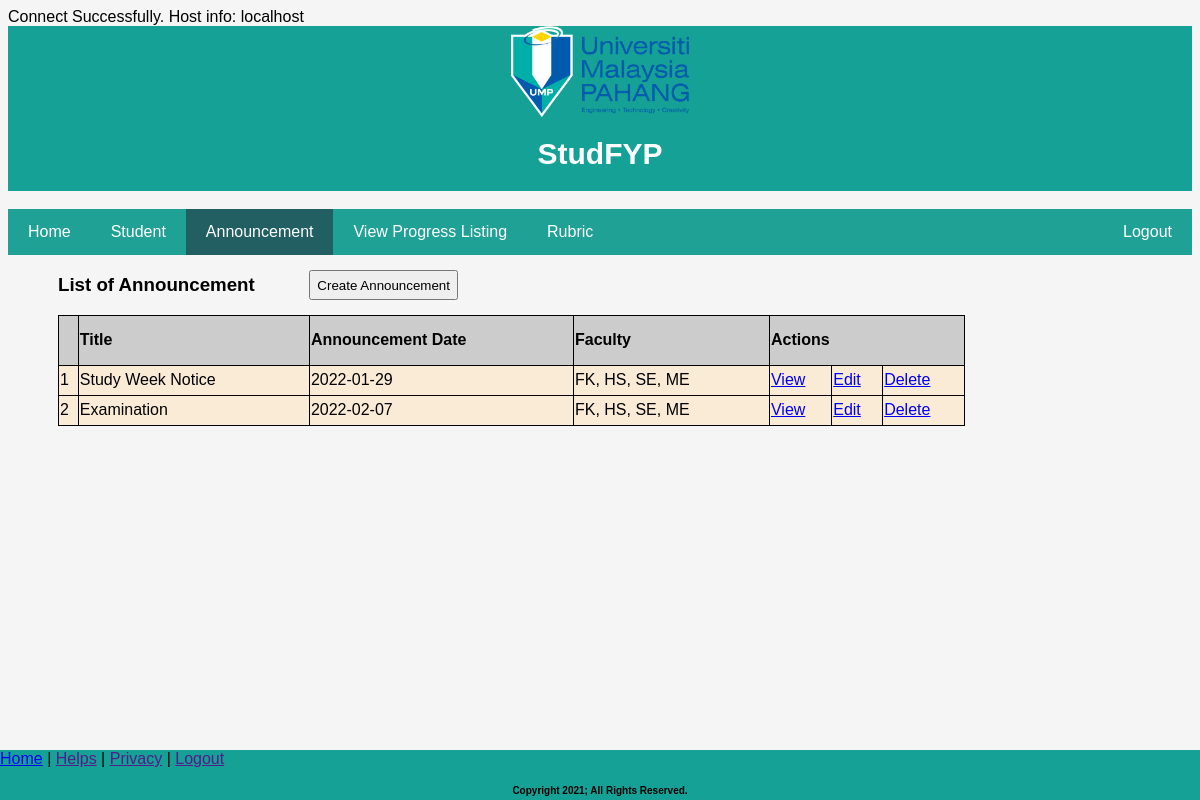
Screenshot of /announcement.php with the database file from the repository.
### tables this page shows
CREATE TABLE `announcement` (
  `aID` int(11) NOT NULL,
  `topic` varchar(100) NOT NULL,
  `setdate` date NOT NULL,
  `Faculty_Announcement` text NOT NULL,
  `Faculty_Code` varchar(20) NOT NULL
);

### announcement.php (the view, shortened to what this page needs)
<?php
include "databaseFYP.php";
?>
<!DOCTYPE html>
<html>
    <head>
        <link rel="stylesheet" href="./css/coordinator.css">
    </head>
    <body>
        <header>
            <img src= ./img/logo1.png width=15%>
            <h1>StudFYP</h1>
        </header>
        <br>
        <div class="navbar_mid">
            <a href="coordinatorPage.php">Home</a>
            <a href="student-supervisor.php">Student</a>
            <a class="active" href="announcement.php">Announcement</a>
            <a href="view_progress_listing.php">View Progress Listing</a>
            <a href="rubric_list.php">Rubric</a>
            <a href="" style="float:right">Logout</a>
        </div>
            <main>
                <div style="width: 400px;">
                <h3 style="display: inline-block">List of Announcement</h3>
                <input type="button" name="create_announcement" value="Create Announcement" style="float:right;margin-top:15px"
                onclick="window.location.href='create_announcement.php'">
                <br>
                </div>
                <table class="stud-table">
                    <?php
                    $count=1;
                    $sql = "SELECT * FROM announcement";
                    if($result = mysqli_query($conn, $sql)) {
                        if(mysqli_num_rows($result)>0) {
                            echo "<thead>";
                                echo "<tr>";
                                    echo "<th></th>";
                                    echo "<th>Title</th>";
                                    echo "<th>Announcement Date</th>";
                                    echo "<th>Faculty</th>";
                                    echo "<th colspan='3'>Actions</th>";
                                echo "</tr>";
                            echo "</thead>";
                            echo "<tbody>";
                            while($row = mysqli_fetch_array($result)) {
                                echo "<tr>";
                                    echo "<td>" . $count . "</td>";
                                    echo "<td>" . $row['topic'] . "</td>";
                                    echo "<td>" . $row['setdate'] . "</td>";
                                    echo "<td>" . $row['Faculty_Code'] . "</td>";
                                    echo "<td>";
                                        echo '<a href="view_announcement.php?aID='.$row['aID'].'">View</a>';
                                    echo "</td>";
                                    echo "<td>";
                                        echo '<a href="edit_announcement.php?aID='.$row['aID'].'">Edit</a>';
                                    echo "</td>";
                                    echo "<td>";
                                        echo '<a href="delete_announcement.php?aID='.$row['aID'].'">Delete</a>';
                                    echo "</td>";
                                echo "</tr>";
                                $count++;
                            }
                            echo "</tbody>";
                        } else {
                            echo '<em>No announcement is created at the moment.</em>';
                        }
                    } else {
                        echo "Oops! Something went wrong. Please try again later.";
                    }
                    ?>
                </table>
            </main>
        <footer>
        <div class="footer">
            <a href="coordinatorPage.php">Home</a> |
            <a href="">Helps</a> |
            <a href="">Privacy</a> |
            <a href="">Logout</a>
            <br>
            <h5>Copyright 2021; All Rights Reserved.</h5>
        </div>
        </footer>
    </body>
</html>

### css/coordinator.css (style rules this page uses)
* { box-sizing: border-box; }
body { font-family: Arial, Helvetica, sans-serif; }
header { background-color: #15a195; padding: 0.1px; text-align: center; font-size: 15px; color: white; }
.navbar_mid { overflow: hidden; background-color:#20a195; left:50%; }
.navbar_mid a { float: left; display: block; color: white; padding: 14px 20px; text-decoration: none; }
.navbar_mid a.active { background-color:#225f63; color: white; }
.footer { position: fixed; left: 0; bottom: 0; width: 100%; height: 50px; background-color:#15a195; }
.footer h5 { text-align: center; font-size: 10px; color: black; }
body { background-color: #f5f5f5; }
main { margin-left: 200px; }
.stud-table th { height: 50px; background-color:#ccc; }
.stud-table td { height: 30px; background-color: antiquewhite; }
input { height: 30px; }

### announcement.php (style rules this page uses)
main { margin-left: 50px; }
table, th, td { border: 1px solid black; border-collapse: collapse; text-align: left; }
table { width: 80%; }
td { height: 50px; }

### rows the page displays
announcement: topic "Study Week Notice", setdate "2022-01-29", Faculty_Code "FK, HS, SE, ME"
announcement: topic "Examination", setdate "2022-02-07", Faculty_Code "FK, HS, SE, ME"

### other values shown
mysqli_get_host_info($conn) "localhost"
